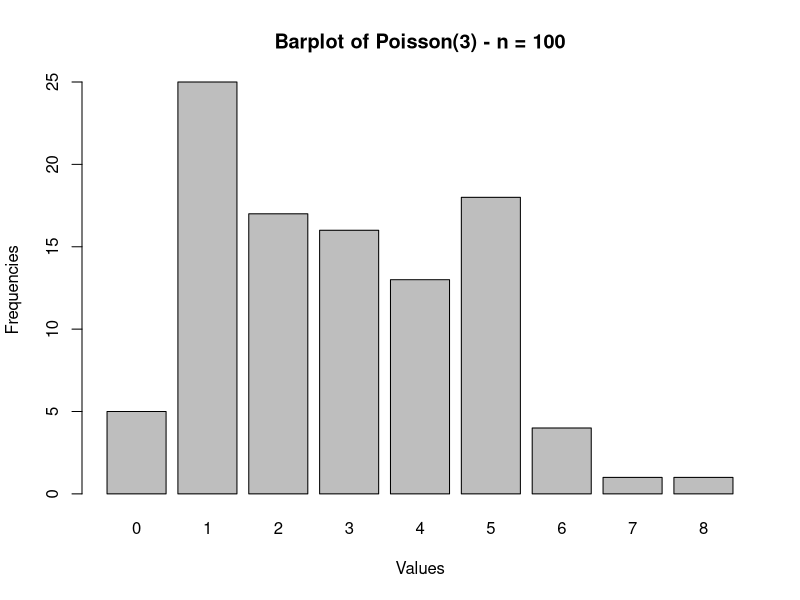
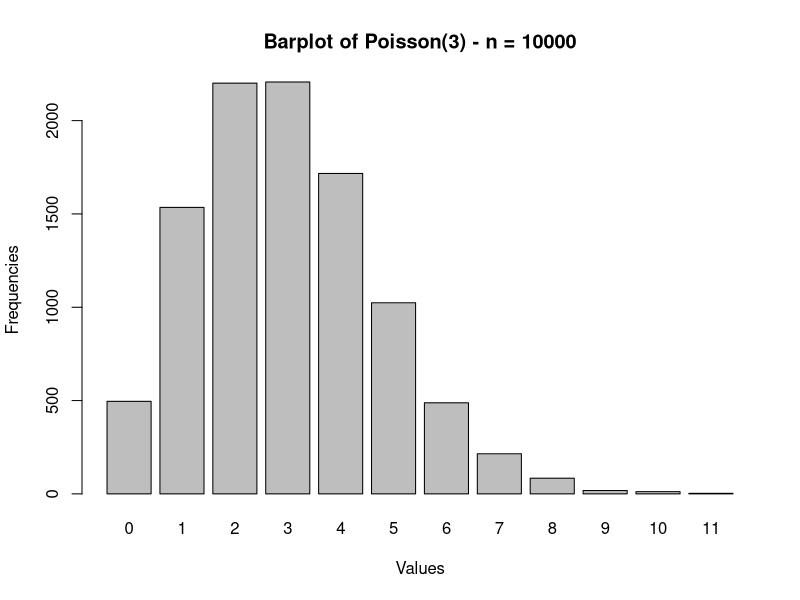
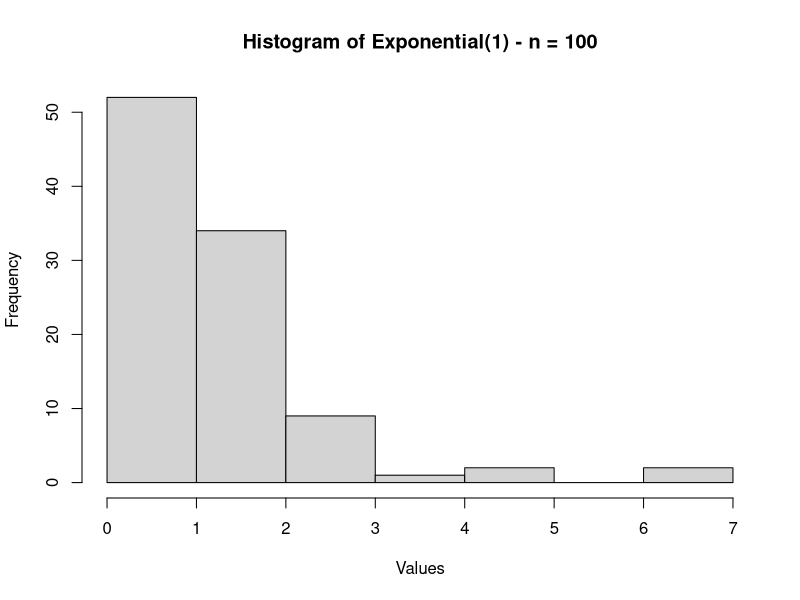
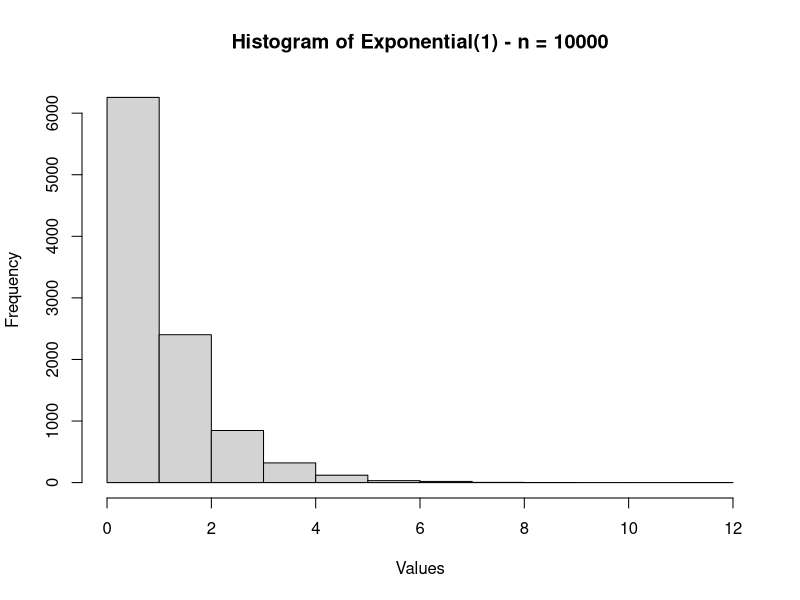

Source code (R) for these figures, in order:
# Exercise 5 

# Unique seed of my choice (use the same before EACH sample)
my_seed <- 123456

# 1. Generate the four samples

## Discrete: X ~ Poisson(3)
set.seed(my_seed)
X_100    <- rpois(100,   lambda = 3)

set.seed(my_seed)
X_10000  <- rpois(10000, lambda = 3)

## Continuous: Y ~ Exponential(1)
set.seed(my_seed)
Y_100    <- rexp(100,    rate = 1)

set.seed(my_seed)
Y_10000  <- rexp(10000,  rate = 1)

# Helper function to analyze a sample

analyze_sample <- function(x, dist_name, sample_name) {
  cat("\n========================================\n")
  cat("Distribution:", dist_name, "| Sample:", sample_name, "\n")
  cat("Sample size:", length(x), "\n")
  cat("========================================\n\n")
  
  ## (a) Graphical representation
  # Use histogram for continuous; barplot for discrete (integer-valued)
  if (all(x == floor(x))) {
    # treat as discrete
    counts <- table(x)
    barplot(counts,
            main = paste("Barplot of", dist_name, "-", sample_name),
            xlab = "Values",
            ylab = "Frequencies")
  } else {
    # treat as continuous
    hist(x,
         main = paste("Histogram of", dist_name, "-", sample_name),
         xlab = "Values",
         ylab = "Frequency")
  }
  
  ## (b) Descriptive statistics
  m    <- mean(x)
  s    <- sd(x)
  med  <- median(x)
  iqr  <- IQR(x)
  
  cat("(b) Descriptive statistics:\n")
  cat("    Mean              =", m, "\n")
  cat("    Standard deviation=", s, "\n")
  cat("    Median            =", med, "\n")
  cat("    IQR               =", iqr, "\n\n")
  
  ## (c) Proportion in [min(mean, median), max(mean, median)]
  lower <- min(m, med)
  upper <- max(m, med)
  prop_in_interval <- mean(x >= lower & x <= upper)
  
  cat("(c) Proportion of sample in [min(mean, median), max(mean, median)]:\n")
  cat("    Interval = [", lower, ", ", upper, "]\n", sep = "")
  cat("    Proportion =", prop_in_interval, "\n\n")
  
  ## (d) Lowest 1% quantile (sample and theoretical)
  q1_sample <- quantile(x, 0.01, type = 7)
  cat("(d) Lower 1% tail:\n")
  cat("    Empirical 1% quantile (sample) =", q1_sample, "\n")
  
  ## (e) Upper 1% quantile (sample and theoretical)
  q99_sample <- quantile(x, 0.99, type = 7)
  cat("\n(e) Upper 1% tail:\n")
  cat("    Empirical 99% quantile (sample) =", q99_sample, "\n\n")
  
  # Return list of useful values if you want to store them
  invisible(list(
    mean   = m,
    sd     = s,
    median = med,
    IQR    = iqr,
    lower_mean_median = lower,
    upper_mean_median = upper,
    proportion_in_interval = prop_in_interval,
    q1_sample  = q1_sample,
    q99_sample = q99_sample
  ))
}

# 2. Theoretical quantiles for X and Y (1% and 99%)

# X ~ Poisson(lambda = 3)
q1_X_theoretical  <- qpois(0.01, lambda = 3)
q99_X_theoretical <- qpois(0.99, lambda = 3)

cat("Theoretical quantiles for X ~ Poisson(3):\n")
cat("    1%  quantile =", q1_X_theoretical,  "\n")
cat("    99% quantile =", q99_X_theoretical, "\n\n")

# Y ~ Exponential(rate = 1)
q1_Y_theoretical  <- qexp(0.01, rate = 1)
q99_Y_theoretical <- qexp(0.99, rate = 1)

cat("Theoretical quantiles for Y ~ Exponential(1):\n")
cat("    1%  quantile =", q1_Y_theoretical,  "\n")
cat("    99% quantile =", q99_Y_theoretical, "\n\n")

# 3. Run the analysis for all four datasets

res_X_100    <- analyze_sample(X_100,   "Poisson(3)",      "n = 100")
res_X_10000  <- analyze_sample(X_10000, "Poisson(3)",      "n = 10000")
res_Y_100    <- analyze_sample(Y_100,   "Exponential(1)",  "n = 100")
res_Y_10000  <- analyze_sample(Y_10000, "Exponential(1)",  "n = 10000")
